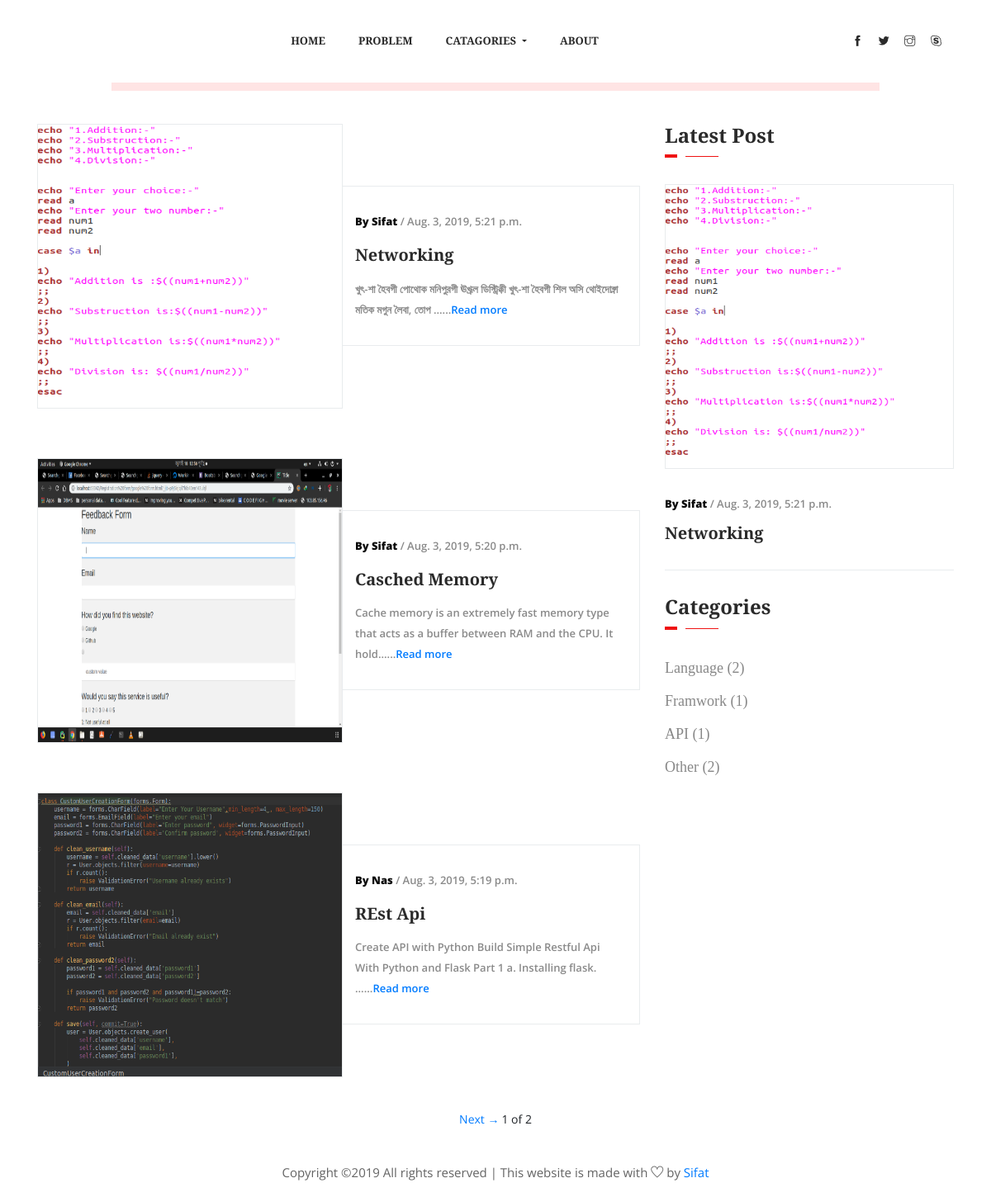
/home/, run on the app's committed database.
### mainblog/models.py (models this page shows, shortened)
class Post(models.Model):
    title = models.CharField(max_length=255)
    image = models.ImageField(upload_to='images/')
    post_detail = models.TextField()
    author = models.ForeignKey(Author,related_name='posts',on_delete=models.CASCADE)
    catagory = models.ForeignKey(Catagory,related_name="catagories",on_delete=models.CASCADE)
    pub_date = models.DateTimeField(auto_now_add=True)
    likes = models.IntegerField(default=0)
    class Meta:
        ordering =['-pub_date']
    def summary(self):
        return self.post_detail[:100]+"..."

class Author(models.Model):
    name = models.CharField(max_length=255)
    def __str__(self):
        return self.name

class Catagory(models.Model):
    catagory_name = models.CharField(max_length=255)
    def get_cata_count(self):
        catagory=Catagory.objects.get(catagory_name=self.catagory_name)
        return catagory.catagories.all().count()

### mainblog/views.py (the view)
# urls.py: path('home/',views.home,name ='home'),
def home(request):
    posts_list = Post.objects.all()
    catagories = Catagory.objects.all()
    latest_post = Post.objects.all().order_by('-pub_date')[0:1]
    page = request.GET.get('page',1)
    paginator = Paginator(posts_list,3)
    try:
        posts = paginator.page(page)
    except PageNotAnInteger:
        posts = paginator.page(1)
    except EmptyPage:
        posts = paginator.page(paginator.num_pages)
    return render(request,'index.html',{'posts':posts,'catagories':catagories,'latest_post':latest_post})

### templates/index.html (shortened to what this page needs)
{% extends 'base.html' %}
{% block content %}
        <div class="container">
            <div class="row">
                <div class="col-lg-8">
                    {% for post in posts %}
                    <div class="single_post media post_3">
                        <div class="single_post_img">
                            <img src="{{ post.image.url }}"style="width: 370px;height: 345px;border: 1px solid #e8ebed" class="post-image" alt="">
                        </div>
                        <div class="post_text_1 media-body align-self-center">
                            <p><span> By {{ post.author }}</span> / {{ post.pub_date }}</p>
                            <a href="{% url 'summery' post.id %}">
                                <h3>{{ post.title }}</h3>
                            </a>
                            <p class="excert">{{ post.summary }}...<a href="{% url 'detail' post.id %}">Read more</a></p>
                        </div>
                    </div>
                    {% endfor %}
                </div>
{% endblock %}
{% block col-lg-4 %}
                <div class="col-lg-4">
                    <div class="sidebar_widget">
                        <div class="sidebar_tittle">
                            <h3>Latest Post</h3>
                        </div>
                    {% for p in latest_post %}
                        <div class="single_catagory_post post_2 single_border_bottom">
                            {% if p %}
                                <div class="category_post_img">
                                <img src="{{ p.image.url }}" alt="" style="width: 370px;height: 345px;border: 1px solid #e8ebed">
                            </div>
                            <div class="post_text_1 pr_30">
                                <p><span> By {{ p.author }}</span> / {{ p.pub_date  }}</p>
                                <a href="{% url 'summery' p.id %}">
                                    <h3>{{ p.title }}</h3>
                                </a>
                            </div>
                            {% endif %}
                        </div>
                    {% endfor %}
                        <div class="sidebar_tittle">
                            <h3>Categories</h3>
                        </div>
                        <div class="single_catagory_item category">
                            <ul class="list-unstyled">
                                {% for cat in catagories %}
                                <li><a href="{% url 'catagory' cat.catagory_name %}">{{ cat.catagory_name }} ({{ cat.get_cata_count }})</a></li>
                                {% endfor %}
                            </ul>
                        </div>
                    </div>
                </div>
            </div>
        </div>
    </section>
<div style="margin: 0 auto;">
<ul class="pagination justify-content-center mb-4">
          <li class="page-item disabled">
              {% if posts.has_next %}
            <a href="?page={{ posts.next_page_number }}">Next →</a>
              {% endif %}
          </li>
         <span style="padding-left: 3px">{{ posts.number }} of {{ posts.paginator.num_pages }}</span>
</ul>
</div>
{% endblock %}

### templates/base.html (shortened to what this page needs)
{% load staticfiles %}
<!doctype html>
<html lang="en">
<head>
    <link rel="stylesheet" href="{% static 'css/bootstrap.min.css' %}">
    <link rel="stylesheet" href="{% static 'css/animate.css' %}">
    <link rel="stylesheet" href="{% static 'css/owl.carousel.min.css' %}">
    <link rel="stylesheet" href="{% static 'css/themify-icons.css' %}">
    <link rel="stylesheet" href="{% static 'css/liner_icon.css' %}">
    <link rel="stylesheet" href="{% static 'css/search.css' %}">
    <link rel="stylesheet" href="{% static 'css/style.css' %}">
    <link rel="stylesheet" href="{% static 'css/border.css' %}">
    <link rel="stylesheet" href="{% static 'css/custom.css' %}">
</head>
<body>
    <header class="main_menu">
        <div class="container">
            <div class="row align-items-center">
                <div class="col-lg-12">
                    <nav class="navbar navbar-expand-lg navbar-light">
                        <div class="collapse navbar-collapse main-menu-item justify-content-center"
                            id="navbarSupportedContent">
                            <ul class="navbar-nav">
                                <li class="nav-item active">
                                    <a class="nav-link" href="{% url 'home' %}">Home</a>
                                </li>
                                <li class="nav-item">
                                    <a class="nav-link" href="{% url 'problem-list' %}">Problem</a>
                                </li>
                                <li class="nav-item dropdown" >
                                    <a class="nav-link dropdown-toggle" href="#" id="navbarDropdown" role="button" data-toggle="dropdown" aria-haspopup="true" aria-expanded="false">
                                        Catagories
                                    </a>
                                </li>
                                 <li class="nav-item">
                                    <a class="nav-link" href="{% url 'about' %}">About</a>
                                </li>
                            </ul>
                        </div>
                        <div class="header_social_icon d-none d-sm-block">
                            <ul>
                                <li><a href="https://www.facebook.com/profile.php?id=100007657412189" class="d-none d-lg-block"><i class="ti-facebook"></i></a></li>
                                <li><a href="#" class="d-none d-lg-block"> <i class="ti-twitter-alt"></i></a></li>
                                <li><a href="#" class="d-none d-lg-block"><i class="ti-instagram"></i></a></li>
                                <li><a href="#" class="d-none d-lg-block"><i class="ti-skype"></i></a></li>
                            </ul>
                        </div>
                    </nav>
                </div>
            </div>
        </div>
    </header>
    <div class="border_top"></div>
    <div class="border_top"></div>
    <section class="all_post section_padding">
        <div class="container">
            <div class="row">
            {% block content %}
            {% endblock %}
            {% block col-lg-4 %}
            {% endblock %}
<footer class="page-footer font-small blue">
  <div class="footer-copyright text-center py-3">
  <p class="footer-text m-0">
Copyright &copy;<script>document.write(new Date().getFullYear());</script> All rights reserved | This website is made with <i class="ti-heart" aria-hidden="true"></i> by
                            <a href="{% url 'about' %}" target="_blank">Sifat</a>
                        </p></div>
</footer>
</body>
</html>

### static/css/custom.css (style rules this page uses)
.section_padding { padding: 40px 0px; }
img.post-image { width: 370px; height: 345px; }

### data on the page
Post: image (picture), author "Sifat", pub_date "Aug. 3, 2019, 5:21 p.m.", title "Networking", summary "খুৎ-শা হৈবগী পোথোক মনিপুরগী ঊখ্রূল ডিস্ট্রিক্কী খুৎ-শা হৈবগী শিল অসি থোইদোক্না মতিক মগুন লৈবা, তোপ ..."
Post: image (picture), author "Sifat", pub_date "Aug. 3, 2019, 5:20 p.m.", title "Casched Memory", summary "Cache memory is an extremely fast memory type that acts as a buffer between RAM and the CPU. It hold..."
Post: image (picture), author "Nas", pub_date "Aug. 3, 2019, 5:19 p.m.", title "REst Api", summary "Create API with Python Build Simple Restful Api With Python and Flask Part 1 a. Installing flask. ..."
Catagory: catagory_name "Language", get_cata_count "2"
Catagory: catagory_name "Framwork", get_cata_count "1"
Catagory: catagory_name "API", get_cata_count "1"
Catagory: catagory_name "Other", get_cata_count "2"

### other printed values
{{ posts.number }} "1"
{{ posts.paginator.num_pages }} "2"
